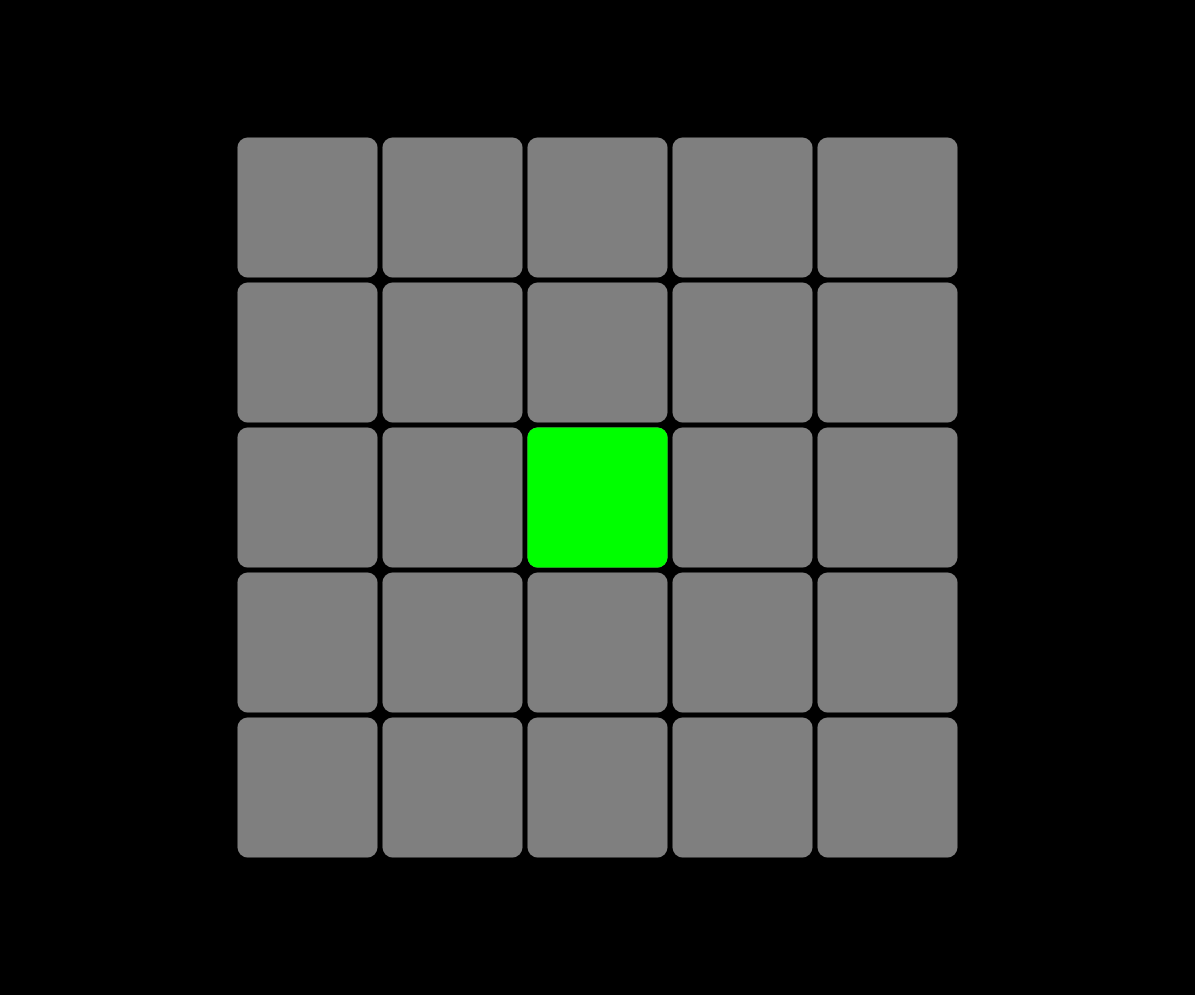
Frame 1 (no input)
Frame 60 (no input): identical to frame 1, image omitted
Frame 120 (the mouse pressed at the canvas centre since frame 60): identical to frame 1, image omitted

The p5.js sketch that drew this single still picture (run headless with seeded random() and noise() and a simulated clock; from frame 60 on, the mouse is pressed at the canvas centre):

// p5.js sketch
// ── sketch.js
class Particle {
  constructor(x, y) {
    this.x = x + (Math.random()-0.5)*rectSize;
    this.y = y + (Math.random()-0.5)*rectSize;
    let angle = Math.random()*Math.PI*2
    this.vx = Math.cos(angle)*particleVel
    this.vy = Math.sin(angle)*particleVel
  }

  move() {
    this.vy += particleGravity;
    this.x += this.vx;
    this.y += this.vy;

    if (this.y > height) {
      this.delete();
    }
  }

  display() {
    fill(255, 100)
    rect(this.x, this.y, particleSize, particleSize)
  }

  delete() {
    let index = particles.indexOf(this);
    if (index > -1) {
      particles.splice(index, 1);
    }
  }
}

class Player {
  constructor() {
    this.x = 0;
    this.y = 0;
    this.live = true;

    this.shake = {type: null, time: 0, angle: 0};
  }

  display() {
    fill(0, 255, 0);
    drawRect(player.x, player.y);
  }
}

class Attacker {
  constructor(type, args) {
    this.type = type;
    this.args = args;
    this.shake = false;
  }

  collide() {
    let timer = (millis() - this.args.time)*0.001;
    if (this.type === 0) {
      if (this.args.wait < timer && timer < this.args.wait + laserShootTime) {
        if ((this.args.dir == "x" && player.y == this.args.value) || (this.args.dir == "y" && player.x == this.args.value)) {
          gameFinish()
        }
      }
    }
  }

  display() {
    let timer = (millis() - this.args.time)*0.001;
    if (this.type === 0) {
      if (this.args.value < -2 || this.args.value > 2) {
        this.delete();
        return;
      }
      if (timer < this.args.wait) {
        fill(255, 255, 0, map(timer, 0, this.args.wait, 0, attakerAlpha));
      } else if (timer < this.args.wait+laserShootTime) {
        if (!this.shake) {
          this.shake = true;
          player.shake.time = millis();
          player.shake.type = 0;
          if (this.args.dir === "x") {
            for (let i = -2; i < 3; i++) {
              createParticle(i*(rectSize-rectStroke*0.5), this.args.value*(rectSize-rectStroke*0.5), 10);
            }
          } else if (this.args.dir === "y") {
            for (let i = -2; i < 3; i++) {
              createParticle(this.args.value*(rectSize-rectStroke*0.5), i*(rectSize-rectStroke*0.5), 10);
            }
          }
        }
        fill(255, 0, 0, attakerAlpha);
      } else {
        this.delete();
        return;
      }
      if (this.args.dir === "x") {
        for (let i = -2; i < 3; i++) {
          drawRect(i, this.args.value);
        }
      } else if (this.args.dir === "y") {
        for (let i = -2; i < 3; i++) {
          drawRect(this.args.value, i);
        }
      }
    }
  }

  delete() {
    let index = attackers.indexOf(this);
    if (index > -1) {
      attackers.splice(index, 1);
    }
  }

}

function gameStart() {
  background(0);
  drawMap();
  
  rectSize = 150;
  rectStroke = 10;
  rectRound = 10;

  laserSpawnTime = millis();
  laserTimer = 2;

  player = new Player();
  particles = [];
  attackers = [];

  gameStartTime = millis();
}

function gameFinish() {
  gameFinishTime = millis();
  player.live = false;
}

function shakeMap() {
  if ((millis() - player.shake.time)*0.001 > 0.03) {
    player.shake.type = null;
    player.shake.angle = 0;
    return;
  }
  if (player.shake.type === 0) {
    rotate(player.shake.angle + (noise(millis()*0.15)-0.5)*Math.PI/10)
  } else {

  }
}

function createParticle(x, y, n) {
  for (let i = 0; i < n; i++) {
    particles[particles.length] = new Particle(x, y)
  }
}

function drawRect(x, y) {
  rect(x*(rectSize-rectStroke*0.5), y*(rectSize-rectStroke*0.5), rectSize-rectStroke, rectSize-rectStroke, rectRound);
}

function drawMap() {
  background(0);
  rectMode(CENTER);
  for (let i = -2; i < 3; i++) {
    for (let j = -2; j < 3; j++) {
      fill(127);
      drawRect(i, j)
    }
  }
}

function spawnLaser(extra) {
  let attkrType = 0;
  let _dir = ["x", "y"][Math.floor(Math.random()*2)];
  let attkrArgs = {
    dir: _dir,
    value: ((_dir==="x") ? player.y : player.x) + extra,
    time: millis(),
    wait: laserTimer*0.1+0.5
  };
  attackers[attackers.length] = new Attacker(attkrType, attkrArgs);
  laserSpawnTime = millis();
}

function spawnAttaker() {
  if ((millis() - laserSpawnTime)*0.001 > laserTimer) {
    if (laserTimer > 0.7) {laserTimer -= 0.026;}

    spawnLaser(0)
    if (Math.random() < 0.4) {spawnLaser(Math.floor(Math.random()*2)*2-1)} 
    if (Math.random() < 0.4) {spawnLaser(Math.floor(Math.random()*2)*2-1)}
  }
}

let gameStartTime;
let gameFinishTime;

let mosuePosition = {px: null, py: null}

let particleVel = 2;
let particleGravity = 0.3;
let particleSize = 10;
let rectSize;
let rectStroke;
let rectRound;

let attakerAlpha = 200;

let laserSpawnTime;
let laserTimer; // max 2.0 min 0.7
let laserShootTime = 0.15;

let player;
let particles;
let attackers;

function setup() {
  const canvas = createCanvas(windowWidth-5, windowHeight-5);
	canvas.position(0, 0);
  frameRate(120);
  gameStart();
}

function draw() {
  translate(width*0.5, height*0.5);
  if (!player.live) {
    background(0);
    fill(255);
    textAlign(CENTER);
    textSize(100);
    let score = Math.floor((gameFinishTime - gameStartTime)*0.001);
    text(score, 0, 0);
    return;
  }
  noStroke();
  shakeMap();
  drawMap();
  player.display();
  attackers.forEach(attkr => {
    attkr.collide();
    attkr.display();
  });
  particles.forEach(ptcl => {
    ptcl.move();
    ptcl.display();
  });

  spawnAttaker();
}

function keyPressed() {
  if (key === 'd' || key === 'D' || keyCode == RIGHT_ARROW) {
    if (player.x >= 2) return;
    player.x += 1;
  } else if (key === 'a' || key === 'A' || keyCode == LEFT_ARROW) {
    if (player.x <= -2) return;
    player.x -= 1;
  } else if (key === 's' || key === 'S' || keyCode == DOWN_ARROW) {
    if (player.y >= 2) return;
    player.y += 1;
  } else if (key === 'w' || key === 'W' || keyCode == UP_ARROW) {
    if (player.y <= -2) return;
    player.y -= 1;
  }
}

function mousePressed() {
  mosuePosition.px = mouseX;
  mosuePosition.py = mouseY;
}

function mouseReleased() {
  let dx = mouseX-mosuePosition.px;
  let dy = mouseY-mosuePosition.py;

  let move = (Math.abs(dx) > Math.abs(dy)) ? "x" : "y";

  if (move === "x" && dx > 0) {
    if (player.x >= 2) return;
    player.x += 1;
  } else if (move === "x" && dx < 0) {
    if (player.x <= -2) return;
    player.x -= 1;
  } else if (move === "y" && dy > 0) {
    if (player.y >= 2) return;
    player.y += 1;
  } else if (move === "y" && dy < 0) {
    if (player.y <= -2) return;
    player.y -= 1;
  }
}
